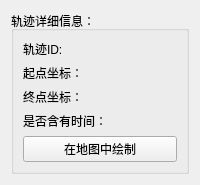
              <widget class="QWidget" name="page_9">
               <layout class="QHBoxLayout" name="horizontalLayout_22">
                <item>
                 <widget class="QGroupBox" name="infoBox">
                  <property name="title">
                   <string>轨迹详细信息：</string>
                  </property>
                  <layout class="QVBoxLayout" name="verticalLayout_18">
                   <item>
                    <layout class="QHBoxLayout" name="horizontalLayout_24">
                     <item>
                      <widget class="QLabel" name="label_18">
                       <property name="text">
                        <string>轨迹ID:</string>
                       </property>
                      </widget>
                     </item>
                     <item>
                      <widget class="QLabel" name="idPtLabel">
                       <property name="text">
                        <string/>
                       </property>
                      </widget>
                     </item>
                    </layout>
                   </item>
                   <item>
                    <layout class="QHBoxLayout" name="horizontalLayout_25">
                     <item>
                      <widget class="QLabel" name="label_15">
                       <property name="text">
                        <string>起点坐标：</string>
                       </property>
                      </widget>
                     </item>
                     <item>
                      <widget class="QLabel" name="startPtLabel">
                       <property name="text">
                        <string/>
                       </property>
                      </widget>
                     </item>
                    </layout>
                   </item>
                   <item>
                    <layout class="QHBoxLayout" name="horizontalLayout_26">
                     <item>
                      <widget class="QLabel" name="label_16">
                       <property name="text">
                        <string>终点坐标：</string>
                       </property>
                      </widget>
                     </item>
                     <item>
                      <widget class="QLabel" name="endPtLabel">
                       <property name="text">
                        <string/>
                       </property>
                      </widget>
                     </item>
                    </layout>
                   </item>
                   <item>
                    <layout class="QHBoxLayout" name="horizontalLayout_27">
                     <item>
                      <widget class="QLabel" name="label_17">
                       <property name="text">
                        <string>是否含有时间：</string>
                       </property>
                      </widget>
                     </item>
                     <item>
                      <widget class="QLabel" name="timePtLabel">
                       <property name="text">
                        <string/>
                       </property>
                      </widget>
                     </item>
                    </layout>
                   </item>
                   <item>
                    <widget class="QPushButton" name="shoeInMapBtn">
                     <property name="enabled">
                      <bool>true</bool>
                     </property>
                     <property name="text">
                      <string>在地图中绘制</string>
                     </property>
                    </widget>
                   </item>
                  </layout>
                 </widget>
                </item>
               </layout>
              </widget>
